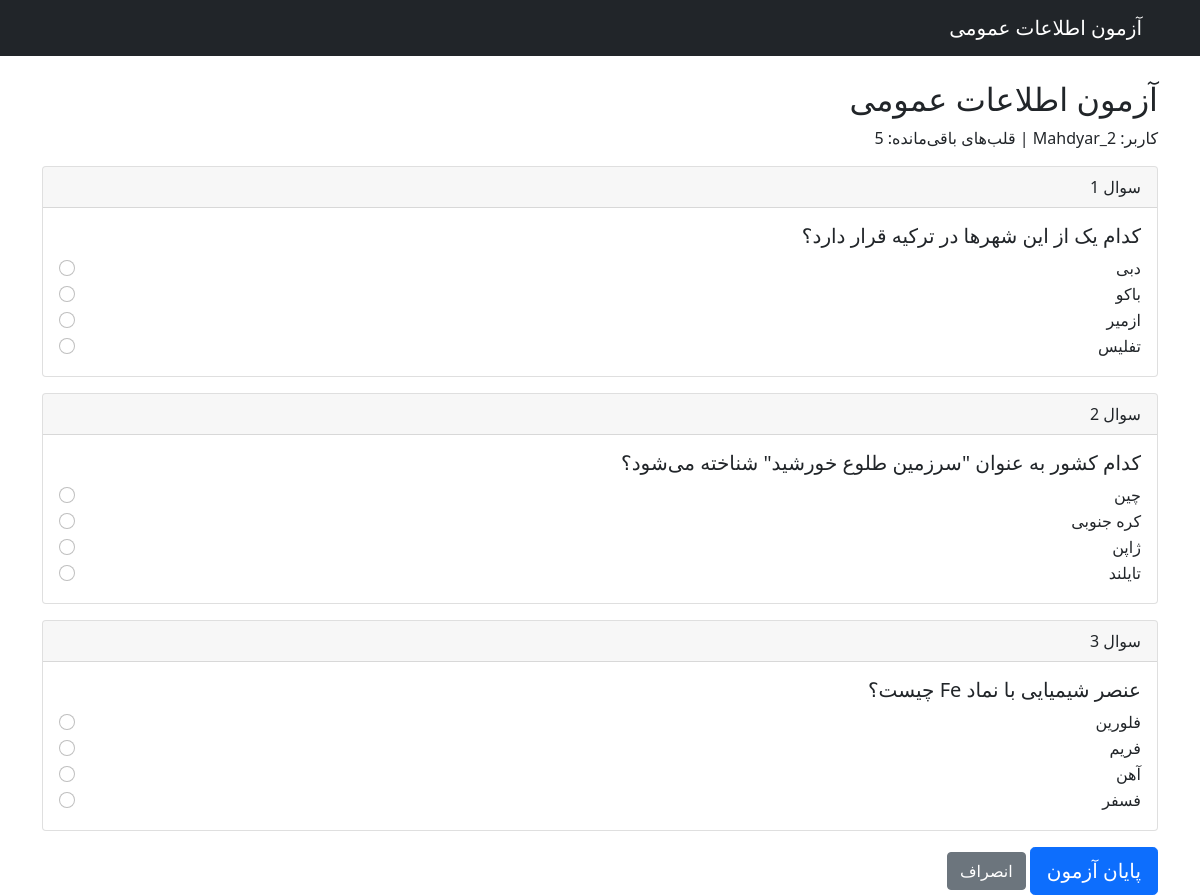
The page /quiz/ (signed in) on the database its author committed.
### Users/models.py (models this page shows, shortened)
class CustomUser(AbstractUser):
    hearts = models.IntegerField(default=5)
    hearts_last_update = models.DateTimeField(default=timezone.now)
    total_score = models.IntegerField(default=0)
    def can_take_quiz(self):
        if self.hearts > 0:
            return True, "می‌توانید آزمون دهید"

class Question(models.Model):
    text = models.TextField(verbose_name="متن سوال")
    option1 = models.CharField(max_length=200, verbose_name="گزینه ۱")
    option2 = models.CharField(max_length=200, verbose_name="گزینه ۲")
    option3 = models.CharField(max_length=200, verbose_name="گزینه ۳")
    option4 = models.CharField(max_length=200, verbose_name="گزینه ۴")
    correct_option = models.IntegerField(
        choices=[(1, 'گزینه ۱'), (2, 'گزینه ۲'), (3, 'گزینه ۳'), (4, 'گزینه ۴')],
        verbose_name="گزینه صحیح"
    )
    used_count = models.IntegerField(default=0)

### Users/views.py (the view, shortened to what this page needs)
# urls.py: path('quiz/', views.quiz_view, name='quiz'),
@login_required
def quiz_view(request):
    user = request.user
    can_take_quiz, message = user.can_take_quiz()
    if not can_take_quiz:
        messages.warning(request, message)
        return redirect('dashboard')
    quiz_settings = QuizSettings.objects.first()
    if not quiz_settings:
        quiz_settings = QuizSettings.objects.create()
    answered_questions = UserAnswer.objects.filter(user=user).values_list('question_id', flat=True)
    available_questions = Question.objects.exclude(id__in=answered_questions)
    if available_questions.count() < quiz_settings.total_questions:
        available_questions = Question.objects.all().order_by('used_count')
    questions = list(available_questions[:quiz_settings.total_questions])
    random.shuffle(questions)
    if not questions:
        messages.error(request, 'در حال حاضر سوالی برای نمایش وجود ندارد')
        return redirect('dashboard')
    context = {
        'questions': questions,
        'quiz_settings': quiz_settings,
        'user': user,
    }
    return render(request, 'Users/quiz.html', context)

### Users/templates/Users/quiz.html (shortened to what this page needs)
<!DOCTYPE html>
<html lang="fa" dir="rtl">
<head>
    <link href="https://cdn.jsdelivr.net/npm/bootstrap@5.1.3/dist/css/bootstrap.min.css" rel="stylesheet">
</head>
<body>
    <nav class="navbar navbar-expand-lg navbar-dark bg-dark">
        <div class="container">
            <a class="navbar-brand" href="/dashboard/">آزمون اطلاعات عمومی</a>
        </div>
    </nav>
    <div class="container mt-4">
        <h2>آزمون اطلاعات عمومی</h2>
        <p>کاربر: {{ user.username }} | قلب‌های باقی‌مانده: {{ user.hearts }}</p>
        <form method="post">
            {% for question in questions %}
            <div class="card mb-3">
                <div class="card-header">سوال {{ forloop.counter }}</div>
                <div class="card-body">
                    <h5>{{ question.text }}</h5>
                    <div class="form-check">
                        <input class="form-check-input" type="radio" name="question_{{ question.id }}" value="1" required>
                        <label class="form-check-label">{{ question.option1 }}</label>
                    </div>
                    <div class="form-check">
                        <input class="form-check-input" type="radio" name="question_{{ question.id }}" value="2">
                        <label class="form-check-label">{{ question.option2 }}</label>
                    </div>
                    <div class="form-check">
                        <input class="form-check-input" type="radio" name="question_{{ question.id }}" value="3">
                        <label class="form-check-label">{{ question.option3 }}</label>
                    </div>
                    <div class="form-check">
                        <input class="form-check-input" type="radio" name="question_{{ question.id }}" value="4">
                        <label class="form-check-label">{{ question.option4 }}</label>
                    </div>
                </div>
            </div>
            {% endfor %}
            <button type="submit" class="btn btn-primary btn-lg">پایان آزمون</button>
            <a href="/dashboard/" class="btn btn-secondary">انصراف</a>
        </form>
    </div>
</body>
</html>

### rows shown on the page
CustomUser: hearts "5"
Question: text "کدام یک از این شهرها در ترکیه قرار دارد؟", option1 "دبی", option2 "باکو", option3 "ازمیر", option4 "تفلیس"
Question: text "کدام کشور به عنوان \"سرزمین طلوع خورشید\" شناخته می‌شود؟", option1 "چین", option2 "کره جنوبی", option3 "ژاپن", option4 "تایلند"
Question: text "عنصر شیمیایی با نماد Fe چیست؟", option1 "فلورین", option2 "فریم", option3 "آهن", option4 "فسفر"
